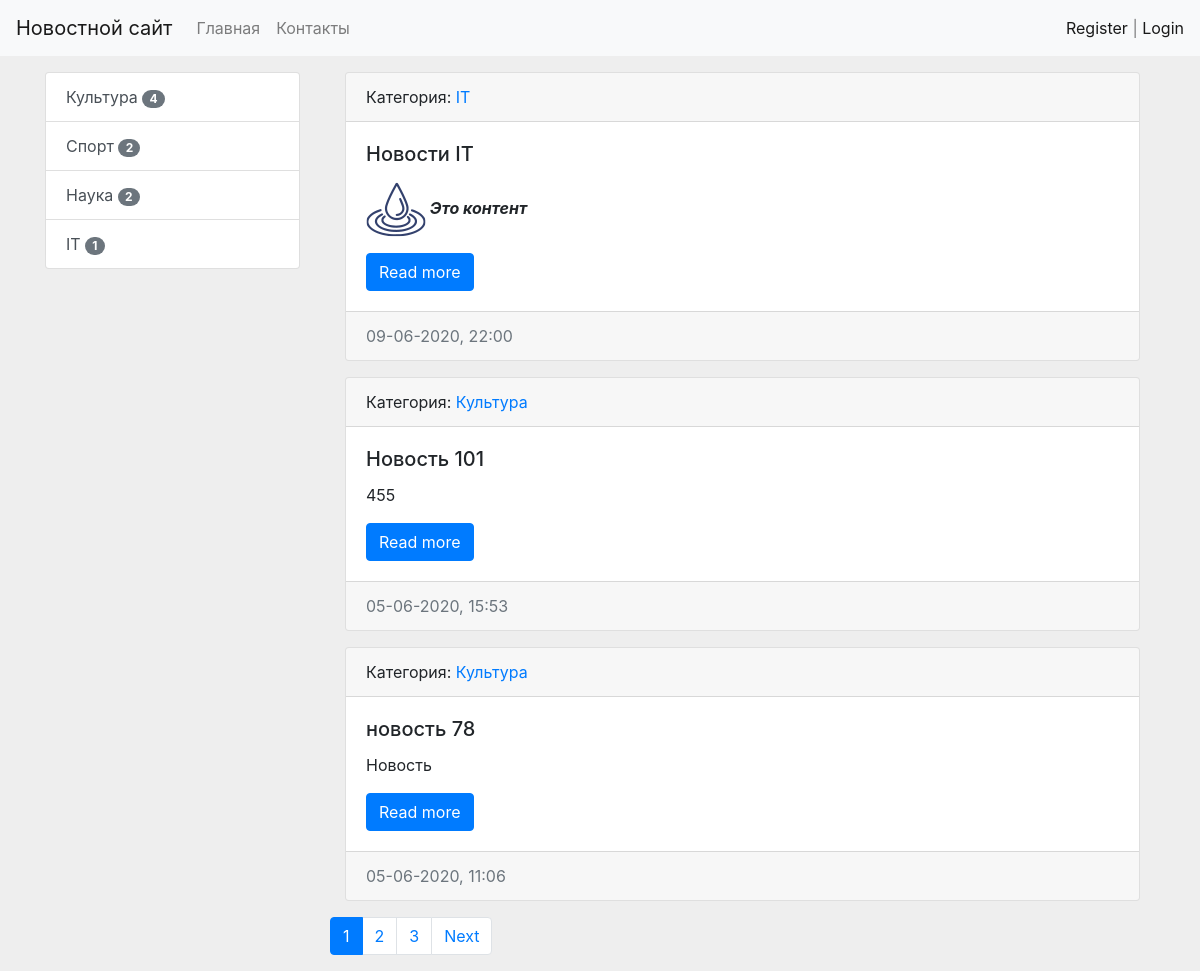
Page /news/ on the committed database.
### news/models.py (models this page shows, shortened)
class Category(models.Model):
    title = models.CharField(max_length=150, db_index=True, verbose_name='Категории')
    def get_absolute_url(self):
        return reverse_lazy('category', kwargs={'category_id': self.pk})
    def __str__(self):
        return self.title
    class Meta:
        verbose_name = 'Категория'
        verbose_name_plural = 'Категории'
        ordering = ['title']

class News(models.Model):
    title = models.CharField(max_length=150, verbose_name='Заголовок')
    content = models.TextField(blank=True, verbose_name='Контент')
    created_at = models.DateTimeField(auto_now_add=True, verbose_name='Создано')
    updated_at = models.DateTimeField(auto_now=True, verbose_name='Обновлено')
    photo = models.ImageField(blank=True, upload_to='photos/%Y/%m/', verbose_name='Фото')
    is_published = models.BooleanField(default=True, verbose_name='Опубликовано')
    category = models.ForeignKey('Category', on_delete=models.PROTECT, verbose_name='Категория')
    views = models.IntegerField(default=0)
    def get_absolute_url(self):
        return reverse_lazy('view_news', kwargs={'pk': self.pk})
    class Meta:
        verbose_name = 'Новость'
        verbose_name_plural = 'Новости'
        ordering = ['-created_at', 'title']

### news/views.py (the view)
# urls.py: path('', HomeNews.as_view(), name='home'),
class HomeNews(ListView, MyMixin):
    model = News
    template_name = 'news/home_news_list.html'
    context_object_name = 'news'
    extra_context = dict(title='Главная')
    mixin_prop = 'Hello World'
    paginate_by = 3
    def get_context_data(self, **kwargs):
        context = super().get_context_data(**kwargs)
        context['title'] = self.get_upper('Главная страница')
        context['mixin_prop'] = self.get_prop()
        return context
    def get_queryset(self):
        return News.objects.filter(is_published=True).select_related('category')

### news/templatetags/news_tags.py (called while the page is built)
@register.inclusion_tag('news/list_categories.html')
def show_categories():
    categories = Category.objects.annotate(cnt=Count('news', filter=F('news__is_published'))).filter(cnt__gt=0)
    return {'categories': categories}

### news/utils.py (called while the page is built)
    def get_prop(self):
        return self.mixin_prop.upper()

    def get_upper(self, s):
        if isinstance(s, str):
            return s.upper()
        else:
            return s.title.upper()

### news/templates/news/home_news_list.html (shortened to what this page needs)
{% extends 'base.html' %}
{% block sidebar %}
    {% include 'inc/_sidebar.html' %}
{% endblock %}
{% block content %}
    {% for item in news %}
        <div class="col-md-12">
            <div class="card  mb-3">
                <div class="card-header">
                    Категория: <a href="{{ item.category.get_absolute_url }}">{{ item.category }}</a>
                </div>
                <div class="card-body">
                    <div class="media">
                        <div class="media-body">
                            <h5 class="card-title">{{ item.title }}</h5>
                            <p class="card-text">{{ item.content|truncatewords:50|safe }}</p>
                            <a href="{{ item.get_absolute_url }}" class="btn btn-primary">Read more</a>
                        </div>
                    </div>
                </div>
                <div class="card-footer text-muted">
                    {{ item.created_at|date:'d-m-Y, H:i' }}
                </div>
            </div>
        </div>
    {% endfor %}
{% endblock %}

### news/templates/news/list_categories.html
<div class="list-group">
    {% for cat in categories %}
        <a href="{{ cat.get_absolute_url }}" class="list-group-item list-group-item-action">
            {{ cat.title }}
            <span class="badge badge-secondary badge-pill">{{ cat.cnt }}</span>
        </a>
    {% endfor %}
</div>

### firstsite/static/css/style.css (style rules this page uses)
body { background: #eee; }

### rows in the picture
Category: title "Культура", cnt "4"
Category: title "Спорт", cnt "2"
Category: title "Наука", cnt "2"
Category: title "IT", cnt "1"
News: category "IT", title "Новости IT", content (picture), content "Это контент", created_at "09-06-2020, 22:00"
News: category "Культура", title "Новость 101", content "455", created_at "05-06-2020, 15:53"
News: category "Культура", title "новость 78", content "Новость", created_at "05-06-2020, 11:06"

### other values in the picture
{{ p }} "1"
{{ p }} "2" "3"
